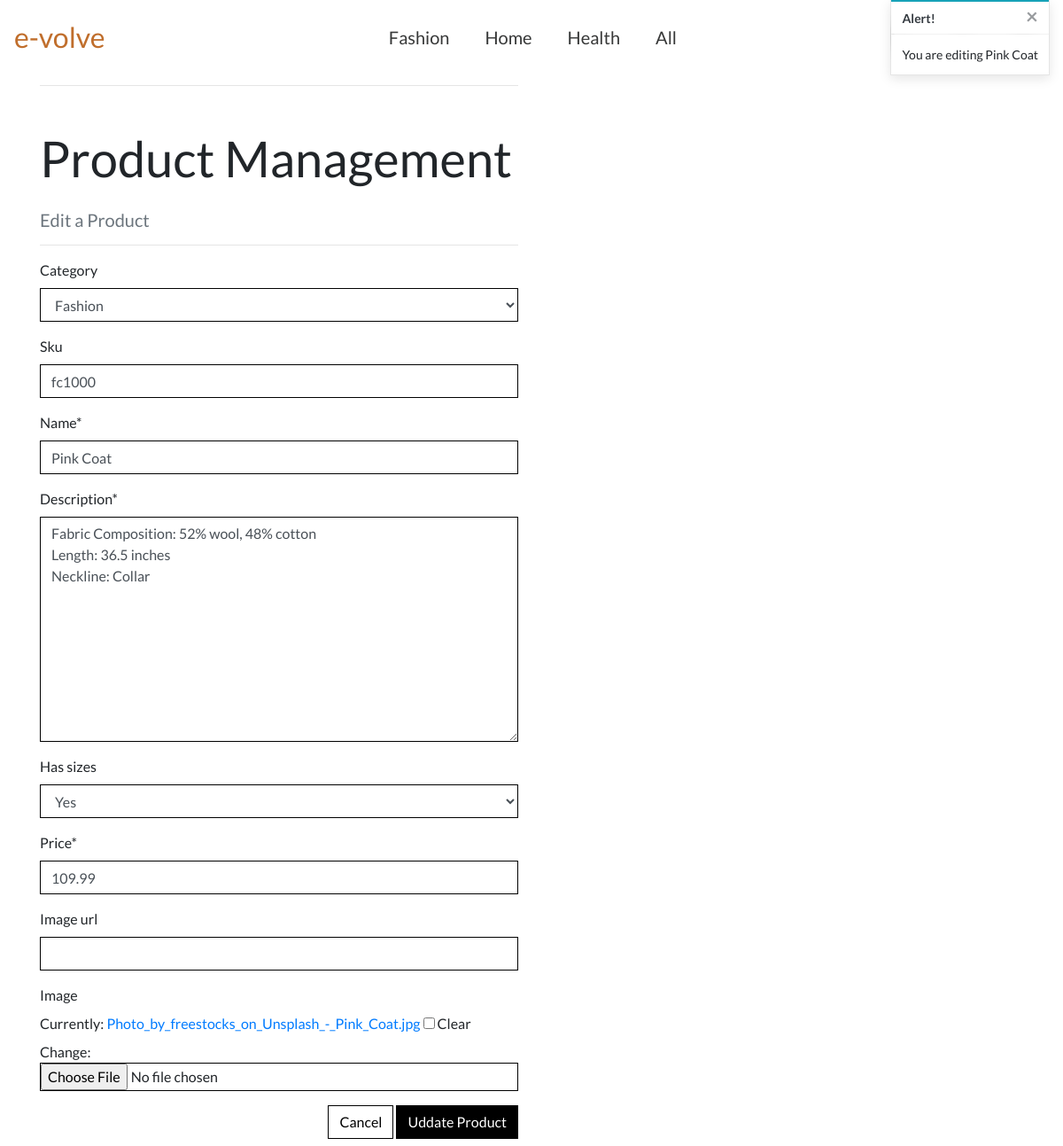
Page /products/edit/1/ (signed in) on the earlier database version.
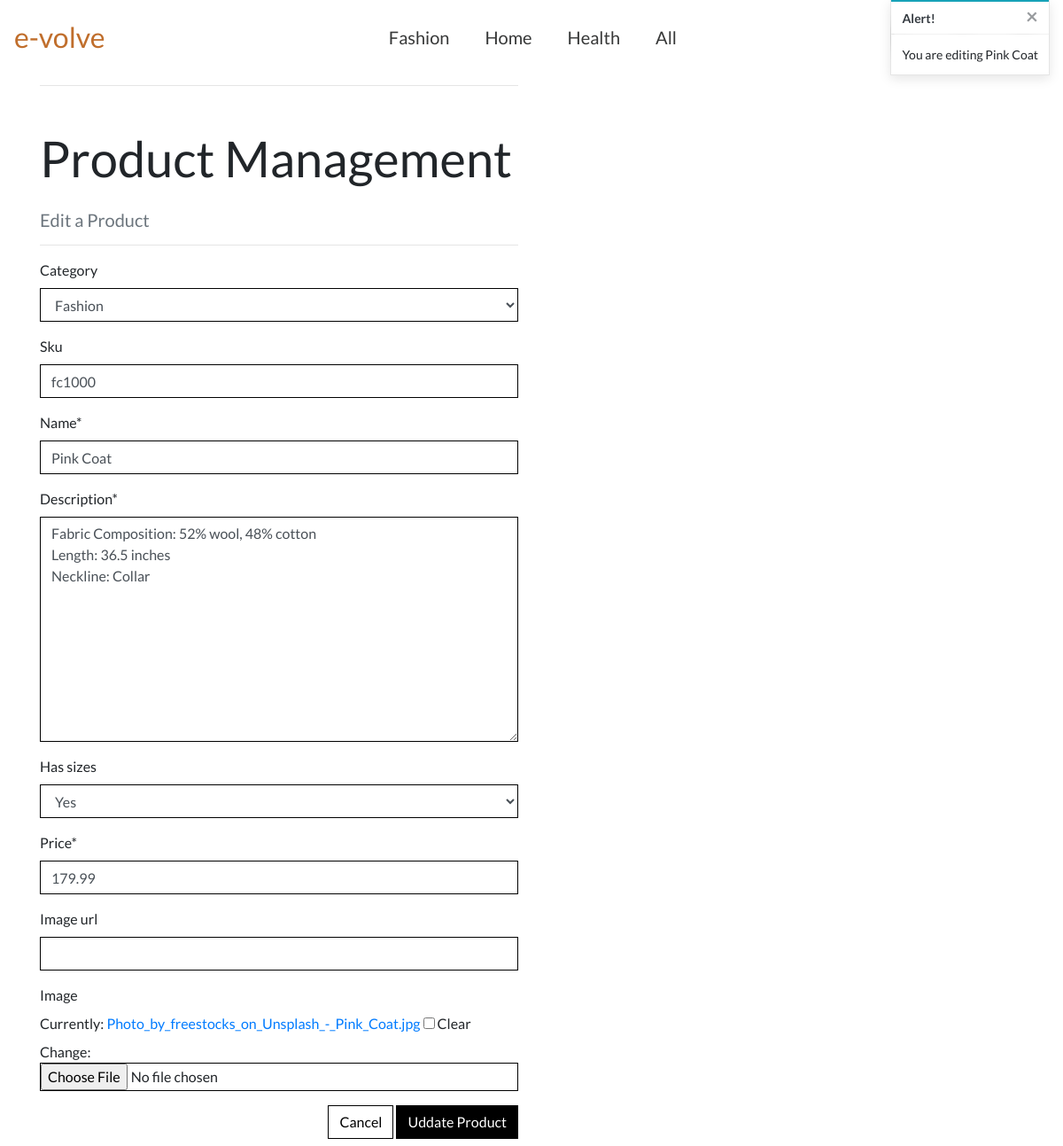
Same page on the later database version.
### products/models.py (models this page shows, shortened)
class Product(models.Model):
    category = models.ForeignKey('Category', null=True, blank=True,
                                 on_delete=models.SET_NULL)
    sku = models.CharField(max_length=254, null=True, blank=True)
    name = models.CharField(max_length=254)
    description = models.TextField()
    has_sizes = models.BooleanField(default=False, null=True, blank=True)
    price = models.DecimalField(max_digits=6, decimal_places=2)
    image_url = models.URLField(max_length=1024, null=True, blank=True)
    image = models.ImageField(null=True, blank=True)

### products/views.py (the view)
# urls.py: path('edit/<int:product_id>/', views.edit_product, name='edit_product'),
@login_required()
def edit_product(request, product_id):
    if not request.user.is_superuser:
        messages.error(request, 'Sorry, only store owners can do that.')
        return redirect(reverse('home'))
    product = get_object_or_404(Product, pk=product_id)
    if request.method == 'POST':
        form = ProductForm(request.POST, request.FILES, instance=product)
        if form.is_valid():
            form.save()
            messages.success(request, 'Successfully updated product!')
            return redirect(reverse('product_detail', args=[product.id]))
        else:
            messages.error(request, 'Failed to update product. Please ensure the form is valid.')
    else:
        form = ProductForm(instance=product)
        messages.info(request, f'You are editing {product.name}')
    template = 'products/edit_product.html'
    context = {
        'form': form,
        'product': product,
    }
    return render(request, template, context)

### products/forms.py
class ProductForm(forms.ModelForm):
    class Meta:
        model = Product
        fields = '__all__'
    def __init__(self, *args, **kwargs):
        super().__init__(*args, **kwargs)
        categories = Category.objects.all()
        friendly_names = [(c.id, c.get_friendly_name()) for c in categories]
        self.fields['category'].choices = friendly_names
        for field_name, field in self.fields.items():
            field.widget.attrs['class'] = 'border-black rounded-0'

### products/models.py (called while the page is built)
    def get_friendly_name(self):
        return self.friendly_name

### products/templates/products/edit_product.html (shortened to what this page needs)
{% extends "base.html" %}
{% load static %}
{% block content %}
    <div class="overlay"></div>
    <div class="container">
        <div class="row">
            <div class="mt-5 col-12 col-md-6">
                <hr class="mt-5 mb-5">
                <h2 class="logo-font mb-4">Product Management</h2>
                <h5 class="text-muted">Edit a Product</h5>
                <hr>
            </div>
        </div>
        <div class="row">
            <div class="col-12 col-md-6">
                <form method="POST" action="{% url 'edit_product' product.id %}" class="form mb-2" enctype="multipart/form-data">
                    {{ form | crispy }}
                    <div class="text-right">
                        <a class="btn btn-outline-black rounded-0" href="{% url 'products' %}">Cancel</a>
                        <button class="btn btn-black rounded-0" type="submit">Uddate Product</button>
                    </div>
                </form>
            </div>
        </div>
    </div>
{% endblock %}

Differences in the rows shown:
changed Product "Fashion": price "109.99" → "179.99"
